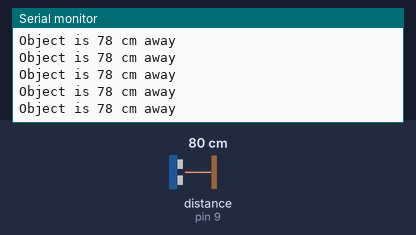
The sketch below on a simulated Arduino Uno, built with avr-gcc and run on an emulated ATmega328P. Shown: the last lines printed to the serial monitor. Wiring (inferred from the names in the program): ultrasonic range finder: trigger pin 10; echo pin 9. The test bench sets the inputs (shaded band); at power-on: distance to the obstacle (sensor on pin 9) 80 cm. The echo pulse lasts 58.3 µs per cm.

Above: at 1.2 s.
1.3 s: distance to the obstacle (sensor on pin 9) set to 2 cm
At 1.38 s:
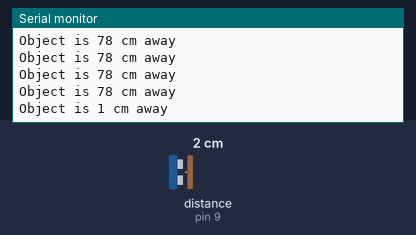
4.3 s: distance to the obstacle (sensor on pin 9) set to 35 cm
At 4.3 s:
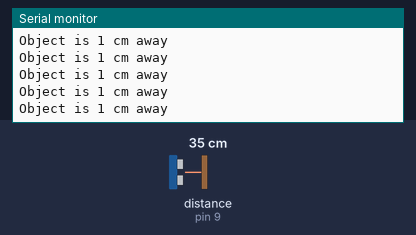
7.3 s: distance to the obstacle (sensor on pin 9) set to 250 cm
At 7.4 s:
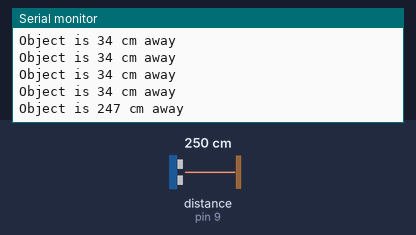
Timing chart, 0 to 10.3 s (numbered marks = the images above; inputs shaded):
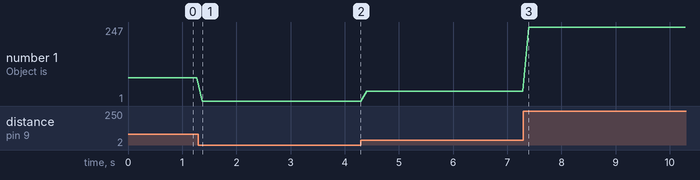

The sketch:

UtrasoundSensorTest.ino
```cpp
int dist;
int dur;
const byte trig = 10;
const byte echo = 9;


// Function used to get the distance between an object
// and the sensor
void get_dist(){
  digitalWrite(trig, LOW);
  delayMicroseconds(2);
  digitalWrite(trig, HIGH);
  delayMicroseconds(10);
  digitalWrite(trig, LOW);

  dur = pulseIn(echo, HIGH);
  dist = dur*0.034/2;
}


void setup(){
  Serial.begin(9600);
  pinMode(trig, OUTPUT);
  pinMode(echo, INPUT);
}


void loop(){
  get_dist();
  Serial.println("Object is " + String(dist) + " cm away");
  delay(100);
}
```

Measured:
- after the input at 1.3 s, the serial monitor: prints a new line after 0.07 s (image 1)
- after the input at 7.3 s, the serial monitor: prints a new line after 0.10 s (image 3)
- plotted number 1: 78 → 1 after the input at 1.3 s, 1 → 34 after the input at 4.3 s, 34 → 247 after the input at 7.3 s
